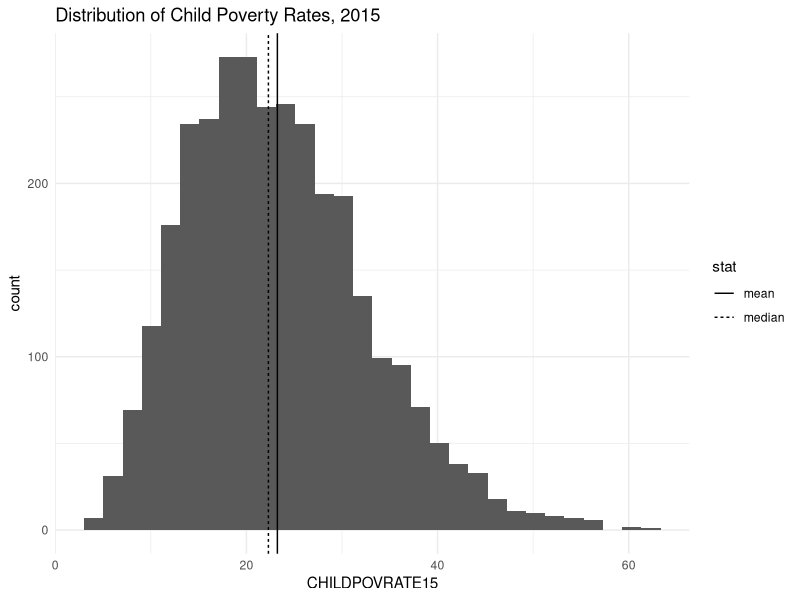
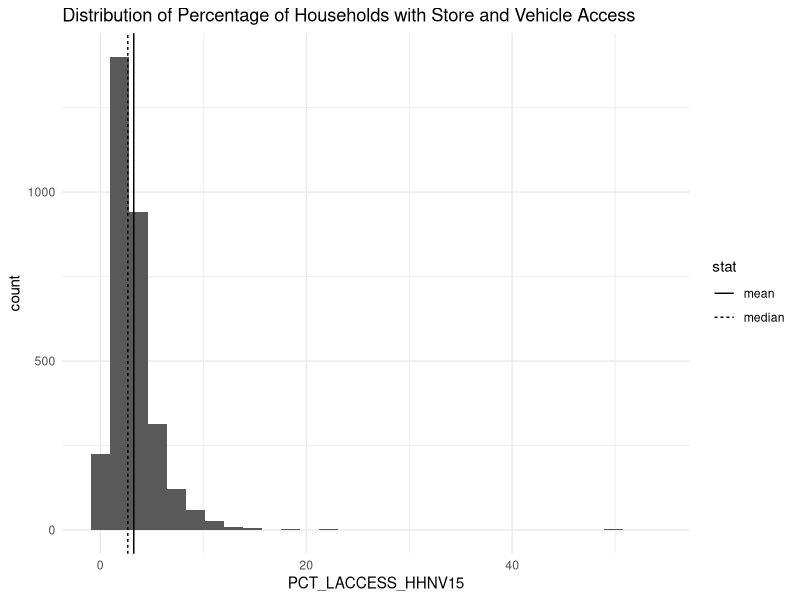
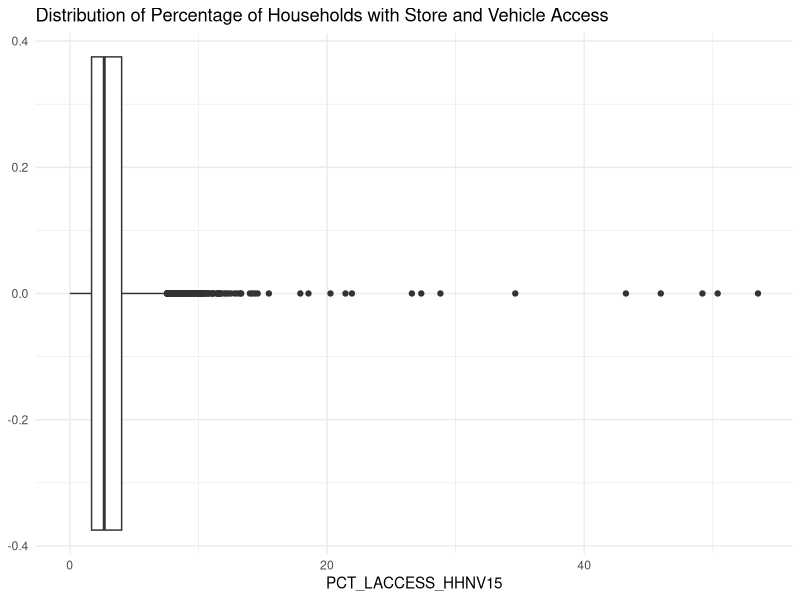
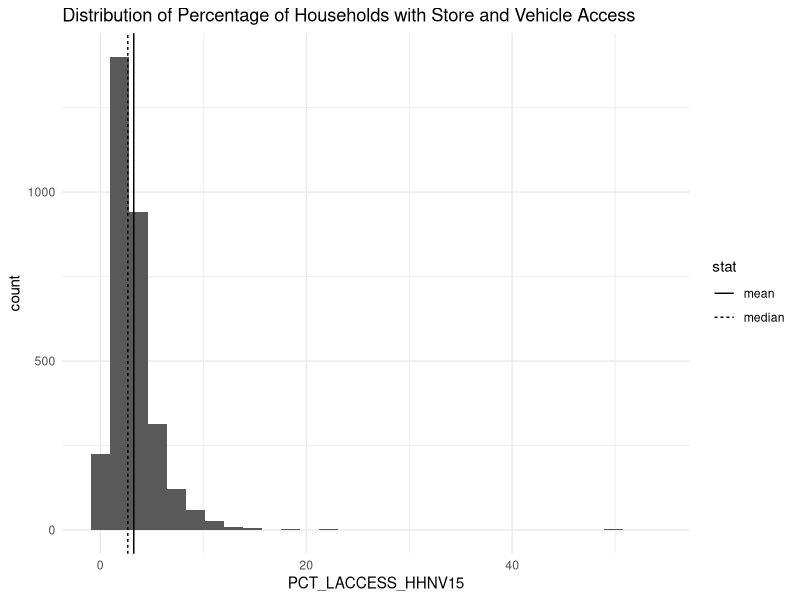
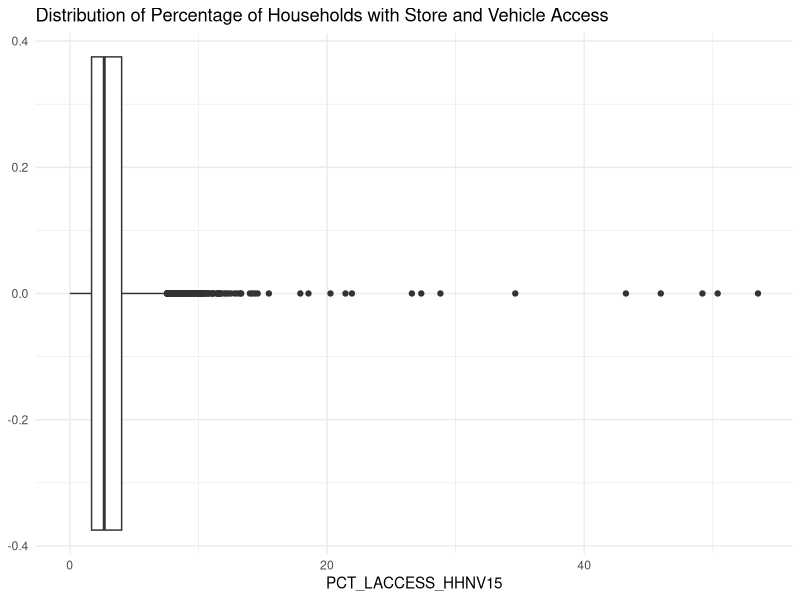

Write the R code that produced these figures, in order.
## ---- chunk 1
# packages
library(tidyverse)
# library(dplyr)
# library(httr)
# library(moments)
# library(scales)
# library(ggplot2)
# library(ggpp)
# library(readxl)
# library(expss)
# library(sf)
# library(httr)
# library(purrr)
# library(extrafont)
# library(patchwork)
# library(scico)
# library(psych)
## ---- chunk 2


# read data into R
# note: the working directory here is the location of the .Rmd file, so I have put the csv file in the same location
food_env <- read_csv("EDA_assignment_dataset.csv")


## ---- chunk 3

# basic summary stats of variables in the food_env dataset, showing the number of NAs per variable
summary(food_env)

# custom set of summary stats for CHILDPOVRATE15
childpovrate15_summary <- food_env %>% 
  summarise(n = length(na.omit(CHILDPOVRATE15)), # number of observations with non-NA values
            n_na = length(which(is.na(CHILDPOVRATE15))), # number of NA values
            min = min(CHILDPOVRATE15, na.rm = TRUE), # min value, excluding NA
            max = max(CHILDPOVRATE15, na.rm = TRUE), # max value, excluding NA
            mean = mean(CHILDPOVRATE15, na.rm = TRUE), # mean value, excluding NA
            median = median(CHILDPOVRATE15, na.rm = TRUE), # median value, excluding NA
  )
  
childpovrate15_summary

## ---- chunk 4

# create a new data set with only complete observations
food_env_full <- food_env %>% 
  drop_na() # exclude any row containing NA values

# create a variable showing the length of food_env
food_env_n <- dim(food_env)[1]
food_env_n

# create a variable showing the length of food_env_full to see how many NA cases were dropped
food_env_full_n <- dim(food_env_full)[1]
food_env_full_n
## ---- chunk 5
# note: we have already calculated the mean and median values of CHILDPOVRATE15 in childpovrate15_summary, but first we will reshape that data into a simplified dataframe 

childpovrate15_lines <- childpovrate15_summary %>% 
  
  # select the two summary measures of interest
  select(mean, median) %>% 
  
  # gather into a long format
  gather(key = "stat", value = "val")
  


# using ggplot2, we can create the histogram
childpovrate15_hist <- ggplot() +
  # create histogram of values
  geom_histogram(aes(x = CHILDPOVRATE15), 
                 data = food_env_full) + 
  
  # plot mean and median values, with different linetypes
  geom_vline(aes(xintercept = val, linetype = stat), 
             key_glyph = "path", # this changes legend lines to be horizontal
             data = childpovrate15_lines) +
  
  
  # use a minimal theme 
  theme_minimal() +
  
  # add a title
  labs(title = "Distribution of Child Poverty Rates, 2015")


# display the figure
childpovrate15_hist


## ---- chunk 6

# lets create a dataframe where we can again plot the mean and median values
pct_lacess_hhnv15_lines <- food_env_full %>% 
  
  # summarise using food_env_full, so no NA values present
  summarise(mean = mean(PCT_LACCESS_HHNV15), # mean value
            median = median(PCT_LACCESS_HHNV15) # median value
  ) %>% 
  
  # gather into a long format
  gather(key = "stat", value = "val")


# using ggplot2, we can create the histogram
pct_lacess_hhnv15_hist <- ggplot() +
  # create histogram of values
  geom_histogram(aes(x = PCT_LACCESS_HHNV15), 
                 data = food_env_full) + 
  
  # plot mean and median values, with different linetypes
  geom_vline(aes(xintercept = val, linetype = stat), 
             key_glyph = "path", # this changes legend lines to be horizontal
             data = pct_lacess_hhnv15_lines) +
  
  # use a minimal theme 
  theme_minimal() +
  
  # add a title
  labs(title = "Distribution of Percentage of Households with Store and Vehicle Access")


# display the histogram
pct_lacess_hhnv15_hist


# similarly, using ggplot2, we can create the boxplot
pct_lacess_hhnv15_boxplot <- ggplot() +
  # create boxplot of values
  geom_boxplot(aes(x = PCT_LACCESS_HHNV15), 
                 data = food_env_full) + 
  
  # use a minimal theme 
  theme_minimal() +
  
  # add a title
  labs(title = "Distribution of Percentage of Households with Store and Vehicle Access")


# display the histogram
pct_lacess_hhnv15_boxplot

## ---- chunk 7

# using ggplot2, we can create the histogram
pct_lacess_hhnv15_hist <- ggplot() +
  # create histogram of values
  geom_histogram(aes(x = PCT_LACCESS_HHNV15), 
                 data = food_env_full) + 
  
  # plot mean and median values, with different linetypes
  geom_vline(aes(xintercept = val, linetype = stat), 
             key_glyph = "path", # this changes legend lines to be horizontal
             data = pct_lacess_hhnv15_lines) +
  
  # use a minimal theme 
  theme_minimal() +
  
  # add a title
  labs(title = "Distribution of Percentage of Households with Store and Vehicle Access")


# display the histogram
pct_lacess_hhnv15_hist


# similarly, using ggplot2, we can create the boxplot
pct_lacess_hhnv15_boxplot <- ggplot() +
  # create boxplot of values
  geom_boxplot(aes(x = PCT_LACCESS_HHNV15), 
                 data = food_env_full) + 
  
  # use a minimal theme 
  theme_minimal() +
  
  # add a title
  labs(title = "Distribution of Percentage of Households with Store and Vehicle Access")


# display the histogram
pct_lacess_hhnv15_boxplot

